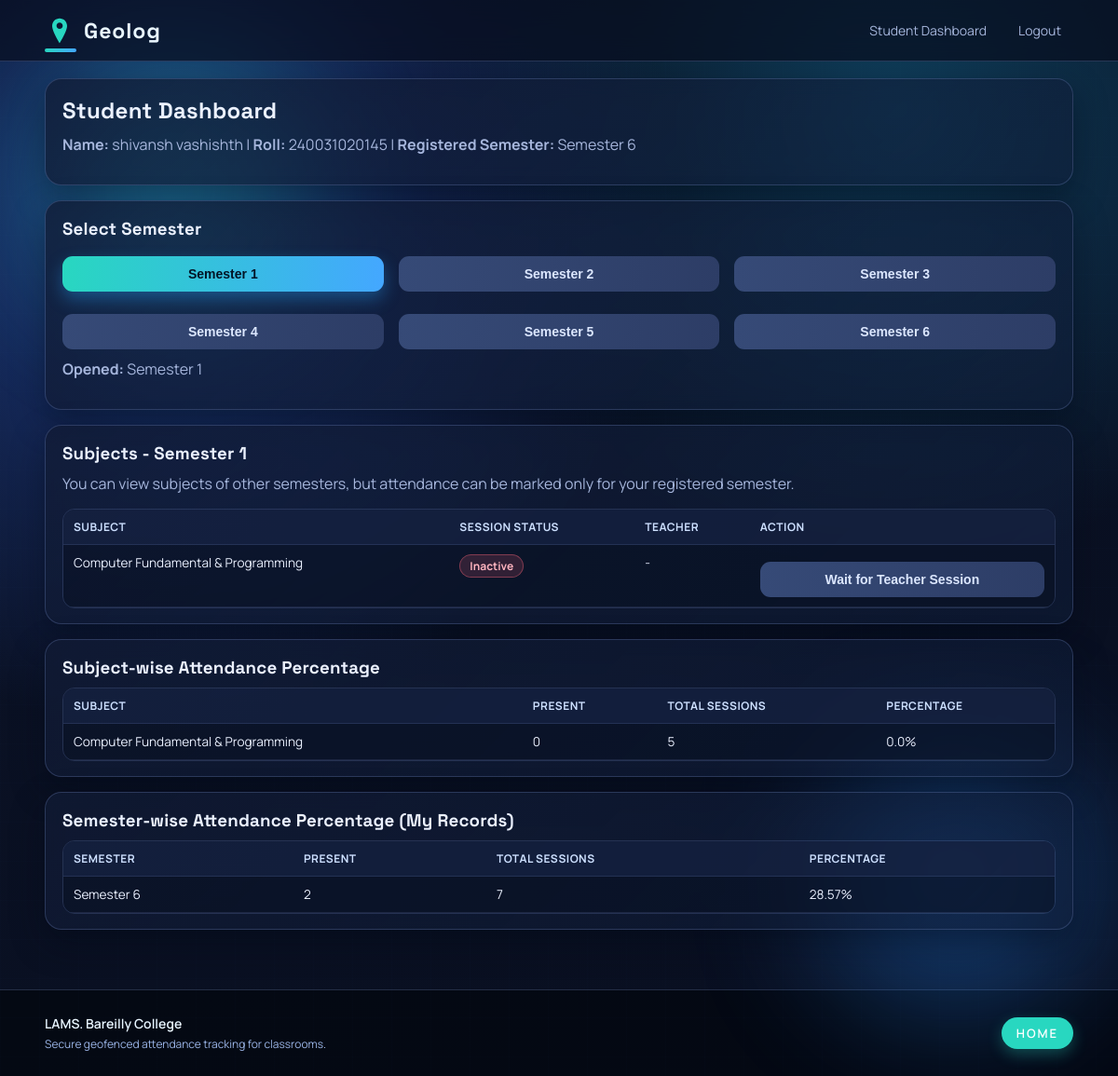
/student/dashboard?semester_id=1 (signed in), run on an earlier commit of the app's database.
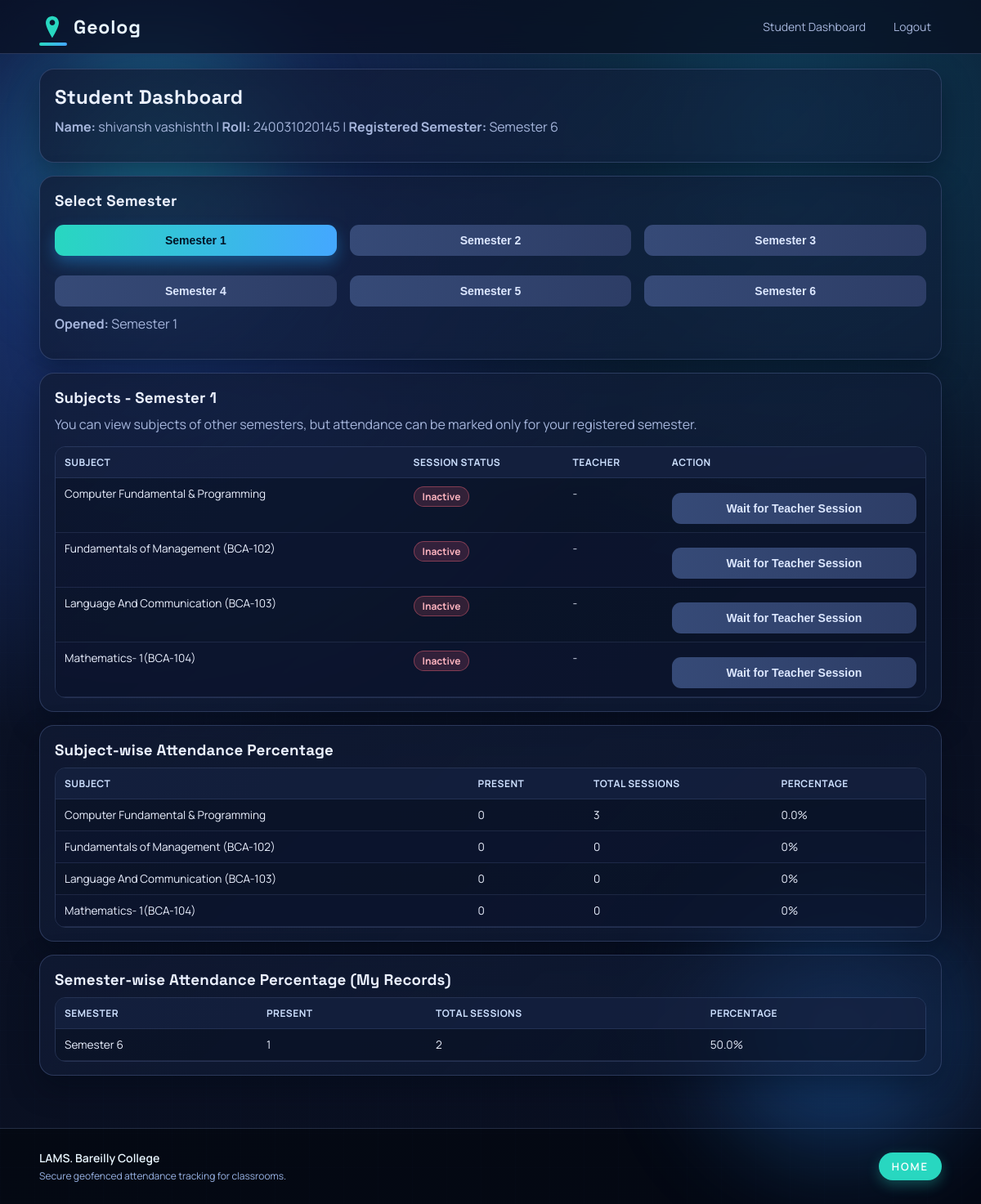
And on a later commit of the database.
### models.py (models this page shows)
class User(db.Model):
    __tablename__ = "users"
    __table_args__ = (
        CheckConstraint("role IN ('admin', 'teacher', 'student')", name="ck_users_role_allowed"),
    )
    id = db.Column(db.Integer, primary_key=True)
    role = db.Column(db.String(20), nullable=False)
    name = db.Column(db.String(120), nullable=False)
    email = db.Column(db.String(255), nullable=False, unique=True)
    password = db.Column(db.String(255), nullable=False)
    email_verified = db.Column(db.Boolean, default=False, nullable=False)
    department = db.Column(db.String(120), nullable=True)
    last_login_at = db.Column(db.DateTime, nullable=True)

class Student(db.Model):
    __tablename__ = "students"
    id = db.Column(db.Integer, primary_key=True)
    user_id = db.Column(db.Integer, db.ForeignKey("users.id"), nullable=False, unique=True)
    roll_no = db.Column(db.String(40), nullable=False, unique=True)
    mobile_no = db.Column(db.String(20), nullable=True)
    semester_id = db.Column(db.Integer, db.ForeignKey("semesters.id"), nullable=False)
    verified = db.Column(db.Boolean, default=False, nullable=False)

class Semester(db.Model):
    __tablename__ = "semesters"
    id = db.Column(db.Integer, primary_key=True)
    name = db.Column(db.String(40), nullable=False, unique=True)

class Subject(db.Model):
    __tablename__ = "subjects"
    id = db.Column(db.Integer, primary_key=True)
    name = db.Column(db.String(120), nullable=False)
    semester_id = db.Column(db.Integer, db.ForeignKey("semesters.id"), nullable=False)
    status = db.Column(db.Boolean, default=True, nullable=False)

### routes/dashboards.py (the view)
@app.route("/student/dashboard")
@login_required(role="student")
def student_dashboard():
    student = Student.query.filter_by(user_id=session["user_id"]).first_or_404()
    user = db.session.get(User, session["user_id"])
    semester = db.session.get(Semester, student.semester_id)
    semesters = get_allowed_semesters()
    selected_semester_id = request.args.get("semester_id", type=int) or student.semester_id
    allowed_semester_ids = {sem.id for sem in semesters}
    if selected_semester_id not in allowed_semester_ids:
        selected_semester_id = student.semester_id
    selected_semester = db.session.get(Semester, selected_semester_id)
    subjects = (
        Subject.query.filter_by(semester_id=selected_semester_id, status=True)
        .order_by(Subject.name)
        .all()
    )
    active_sessions = (
        db.session.query(AttendanceSession, Subject, User)
        .join(Subject, Subject.id == AttendanceSession.subject_id)
        .join(Teacher, Teacher.id == AttendanceSession.teacher_id)
        .join(User, User.id == Teacher.user_id)
        .filter(
            AttendanceSession.is_active.is_(True),
            AttendanceSession.semester_id == selected_semester_id,
            Subject.status.is_(True),
        )
        .order_by(AttendanceSession.start_time.desc())
        .all()
    )
    active_session_by_subject = {}
    for sess, subject, teacher_user in active_sessions:
        if subject.id not in active_session_by_subject:
            active_session_by_subject[subject.id] = (sess, teacher_user)
    marked_session_ids = {
        row[0]
        for row in db.session.query(Attendance.session_id)
        .filter(Attendance.student_id == student.id)
        .all()
    }
    attendance_request_status_by_session = {
        row.session_id: row.status
        for row in AttendanceRequest.query.filter_by(student_id=student.id).all()
    }
    subject_percentages = []
    for subject in subjects:
        total_sessions = AttendanceSession.query.filter_by(subject_id=subject.id).count()
        present = Attendance.query.filter_by(student_id=student.id, subject_id=subject.id).count()
        percentage = round((present / total_sessions) * 100, 2) if total_sessions else 0
        subject_percentages.append(
            {
                "subject": subject,
                "present": present,
                "total": total_sessions,
                "percentage": percentage,
            }
        )
    overall_total_sessions = AttendanceSession.query.filter_by(semester_id=student.semester_id).count()
    overall_present = (
        db.session.query(func.count(Attendance.id))
        .join(Subject, Subject.id == Attendance.subject_id)
        .filter(Attendance.student_id == student.id, Subject.semester_id == student.semester_id)
        .scalar()
        or 0
    )
    overall_percentage = (
        round((overall_present / overall_total_sessions) * 100, 2)
        if overall_total_sessions
        else 0
    )
    semester_percentage_report = []
    my_semesters = (
        db.session.query(Semester.id, Semester.name)
        .join(Subject, Subject.semester_id == Semester.id)
        .join(Attendance, Attendance.subject_id == Subject.id)
        .filter(Attendance.student_id == student.id)
        .group_by(Semester.id, Semester.name)
        .order_by(Semester.id.asc())
        .all()
    )
    for sem_id, sem_name in my_semesters:
        total_sem_sessions = (
            db.session.query(func.count(AttendanceSession.id))
            .filter(AttendanceSession.semester_id == sem_id)
            .scalar()
            or 0
        )
        present_sem = (
            db.session.query(func.count(Attendance.id))
            .join(Subject, Subject.id == Attendance.subject_id)
            .filter(Attendance.student_id == student.id, Subject.semester_id == sem_id)
            .scalar()
            or 0
        )
        sem_percentage = round((present_sem / total_sem_sessions) * 100, 2) if total_sem_sessions else 0
        semester_percentage_report.append(
            {
                "semester": sem_name,
                "present": present_sem,
                "total": total_sem_sessions,
                "percentage": sem_percentage,
            }
        )
    return render_template(
        "student_dashboard.html",
        user=user,
        student=student,
        semester=semester,
        semesters=semesters,
        selected_semester=selected_semester,
        subjects=subjects,
        active_session_by_subject=active_session_by_subject,
        marked_session_ids=marked_session_ids,
        attendance_request_status_by_session=attendance_request_status_by_session,
        subject_percentages=subject_percentages,
        overall_percentage=overall_percentage,
        semester_percentage_report=semester_percentage_report,
    )

### app_core.py (called while the page is built)
@app.context_processor
def inject_laas_logo():
    candidates = [
        "img/laas-logo.jpg",
        "img/laas-logo.jpeg",
        "img/laas-logo.png",
        "img/laas-logo.webp",
    ]
    for rel_path in candidates:
        abs_path = os.path.join(app.static_folder, rel_path.replace("/", os.sep))
        if os.path.exists(abs_path):
            return {"laas_logo": url_for("static", filename=rel_path)}
    return {"laas_logo": ""}

@app.after_request
def add_no_cache_headers(response):
    if response.mimetype in {"text/html", "application/javascript", "text/css"}:
        response.headers["Cache-Control"] = "no-store, no-cache, must-revalidate, max-age=0"
        response.headers["Pragma"] = "no-cache"
        response.headers["Expires"] = "0"
    return response

def get_allowed_semesters():
    return Semester.query.filter(Semester.name.in_(ALLOWED_SEMESTER_NAMES)).order_by(Semester.id).all()

### templates/student_dashboard.html
{% extends "base.html" %}
{% block content %}
<div class="card">
    <h2>Student Dashboard</h2>
    <p><b>Name:</b> {{ user.name }} | <b>Roll:</b> {{ student.roll_no }} | <b>Registered Semester:</b> {{ semester.name }}</p>
</div>
<div class="card">
    <h3>Select Semester</h3>
    <div class="row-3">
        {% for sem in semesters %}
            <a href="{{ url_for('student_dashboard', semester_id=sem.id) }}">
                <button type="button" class="{{ 'btn-secondary' if selected_semester and selected_semester.id != sem.id else '' }}">
                    {{ sem.name }}
                </button>
            </a>
        {% endfor %}
    </div>
    <p style="margin-top:10px;"><b>Opened:</b> {{ selected_semester.name if selected_semester else 'N/A' }}</p>
</div>
<div class="card">
    <h3>Subjects - {{ selected_semester.name if selected_semester else '' }}</h3>
    {% if student.semester_id != (selected_semester.id if selected_semester else 0) %}
        <p>You can view subjects of other semesters, but attendance can be marked only for your registered semester.</p>
    {% endif %}
    <div class="table-wrap">
        <table>
            <thead>
                <tr>
                    <th>Subject</th>
                    <th>Session Status</th>
                    <th>Teacher</th>
                    <th>Action</th>
                </tr>
            </thead>
            <tbody>
                {% for subject in subjects %}
                    {% set session_data = active_session_by_subject.get(subject.id) %}
                    <tr>
                        <td>{{ subject.name }}</td>
                        <td>
                            {% if session_data %}
                                <span class="badge">Active</span>
                            {% else %}
                                <span class="badge badge-danger">Inactive</span>
                            {% endif %}
                        </td>
                        <td>{{ session_data[1].name if session_data else '-' }}</td>
                        <td>
                            {% if session_data and student.semester_id == selected_semester.id %}
                                {% set sid = session_data[0].id %}
                                {% set request_status = attendance_request_status_by_session.get(sid) %}
                                {% if sid in marked_session_ids %}
                                    <button type="button" class="btn-marked" data-session-id="{{ sid }}" disabled>Marked</button>
                                {% elif request_status == 'rejected' %}
                                    <button type="button" class="btn-secondary" data-session-id="{{ sid }}" disabled>Rejected</button>
                                {% elif request_status == 'pending' %}
                                    <button type="button" class="btn-secondary" data-session-id="{{ sid }}" disabled>Pending Approval</button>
                                {% else %}
                                    <button
                                        type="button"
                                        data-session-id="{{ sid }}"
                                        onclick="markAttendance({{ sid }}, this)"
                                    >Mark Attendance</button>
                                {% endif %}
                            {% elif session_data %}
                                <button type="button" class="btn-secondary" disabled>Semester Mismatch</button>
                            {% else %}
                                <button type="button" class="btn-secondary" disabled>Wait for Teacher Session</button>
                            {% endif %}
                        </td>
                    </tr>
                {% else %}
                    <tr><td colspan="4">No subjects available for this semester.</td></tr>
                {% endfor %}
            </tbody>
        </table>
    </div>
</div>
<div class="card">
    <h3>Subject-wise Attendance Percentage</h3>
    <div class="table-wrap">
        <table>
            <thead>
                <tr>
                    <th>Subject</th>
                    <th>Present</th>
                    <th>Total Sessions</th>
                    <th>Percentage</th>
                </tr>
            </thead>
            <tbody>
                {% for item in subject_percentages %}
                    <tr>
                        <td>{{ item.subject.name }}</td>
                        <td>{{ item.present }}</td>
                        <td>{{ item.total }}</td>
                        <td>{{ item.percentage }}%</td>
                    </tr>
                {% else %}
                    <tr><td colspan="4">No subjects are enabled for your selected semester.</td></tr>
                {% endfor %}
            </tbody>
        </table>
    </div>
</div>
<div class="card">
    <h3>Semester-wise Attendance Percentage (My Records)</h3>
    <div class="table-wrap">
        <table>
            <thead>
                <tr>
                    <th>Semester</th>
                    <th>Present</th>
                    <th>Total Sessions</th>
                    <th>Percentage</th>
                </tr>
            </thead>
            <tbody>
                {% for item in semester_percentage_report %}
                    <tr>
                        <td>{{ item.semester }}</td>
                        <td>{{ item.present }}</td>
                        <td>{{ item.total }}</td>
                        <td>{{ item.percentage }}%</td>
                    </tr>
                {% else %}
                    <tr><td colspan="4">No personal semester attendance history available yet.</td></tr>
                {% endfor %}
            </tbody>
        </table>
    </div>
</div>
{% endblock %}

### templates/base.html (shortened to what this page needs)
<!doctype html>
<html lang="en">
<head>
    <link rel="stylesheet" href="{{ url_for('static', filename='css/style.css') }}">
</head>
<body>
    <div class="bg-orb orb-1"></div>
    <div class="bg-orb orb-2"></div>
    <div class="bg-grid"></div>
    <nav class="navbar">
        <div class="container nav-wrap">
            <a class="brand" href="{{ url_for('index') }}">
                <span class="brand-icon" aria-hidden="true">
                    <svg viewBox="0 0 24 24" role="presentation" focusable="false">
                        <path fill="currentColor" d="M12 2c-3.31 0-6 2.69-6 6 0 4.5 6 14 6 14s6-9.5 6-14c0-3.31-2.69-6-6-6zm0 8.5c-1.38 0-2.5-1.12-2.5-2.5S10.62 5.5 12 5.5s2.5 1.12 2.5 2.5S13.38 10.5 12 10.5z"/>
                    </svg>
                </span>
                <span class="brand-text">Geolog</span>
            </a>
            <div class="nav-links">
                {% if session.get('user_id') %}
                    {% if session.get('role') == 'admin' %}
                        <a href="{{ url_for('admin_dashboard') }}">Admin Dashboard</a>
                    {% elif session.get('role') == 'teacher' %}
                        <a href="{{ url_for('teacher_dashboard') }}">Teacher Dashboard</a>
                    {% elif session.get('role') == 'student' %}
                        <a href="{{ url_for('student_dashboard') }}">Student Dashboard</a>
                    {% endif %}
                    <a href="{{ url_for('logout') }}">Logout</a>
                {% else %}
                    <a href="{{ url_for('login') }}">Login</a>
                    <a href="{{ url_for('register_admin') }}">Admin Register</a>
                    <a href="{{ url_for('register_student') }}">Student Register</a>
                {% endif %}
            </div>
        </div>
    </nav>
    <main class="container" style="padding: 18px 0 36px 0;">
        {% block content %}{% endblock %}
    </main>
    <footer class="site-footer">
        <div class="footer-content container">
            <div class="footer-left">
                <p class="footer-brand-text">LAMS. Bareilly College</p>
                <p class="footer-note">Secure geofenced attendance tracking for classrooms.</p>
            </div>
            <div class="footer-right">
                <a href="{{ url_for('index') }}" class="footer-button">Home</a>
            </div>
        </div>
    </footer>
</body>
</html>

What changed in the data, as far as the page shows it:
computed for Semester "Semester 6": present "2" → "1"; total "7" → "2"; percentage "28.57" → "50.0"
added Subject: name "Fundamentals of Management (BCA-102)", session_data "-", subject.name "Fundamentals of Management (BCA-102)"
added Subject: name "Language And Communication (BCA-103)", session_data "-", subject.name "Language And Communication (BCA-103)"
added Subject: name "Mathematics- 1(BCA-104)", session_data "-", subject.name "Mathematics- 1(BCA-104)"
Also different on the page:
new list line: "Computer Fundamental & Programming"
new list line: "0 3 0.0 %"
new list line: "0 0 0 %"
list line gone: "Computer Fundamental & Programming"
list line gone: "0 5 0.0 %"
